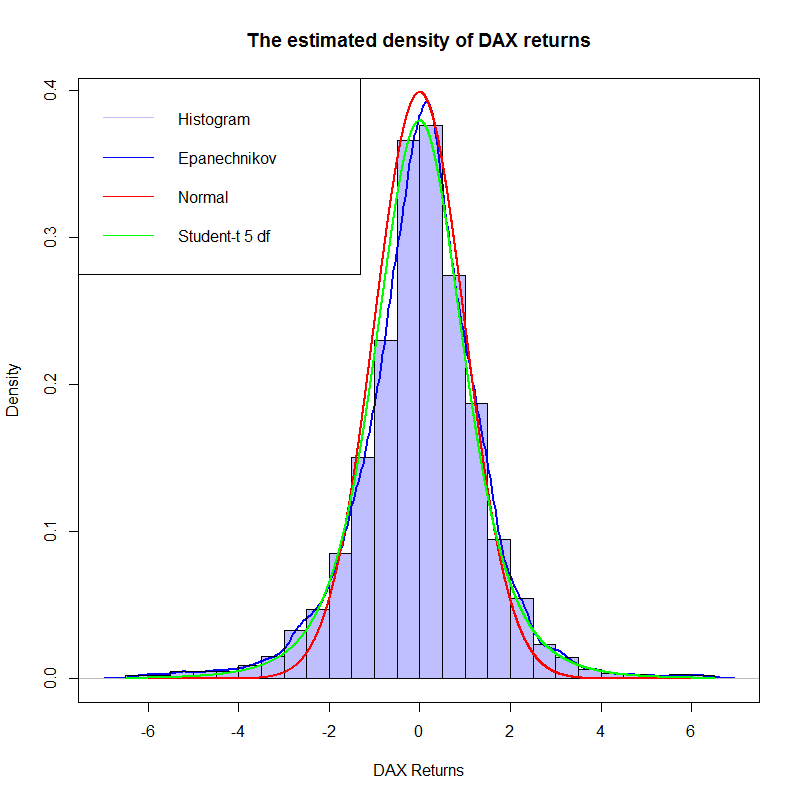

Here is the R script that generated this plot:
rm(list = ls(all = TRUE))
#setwd("C:/...") # please change your working directory
d         = read.csv("COPdax140624.csv") # pls download the pertinent data set.
DateInput = as.Date(d[, 1])
numOfDate = as.numeric(as.Date(c(DateInput)))
newDF     = data.frame(d, numOfDate)
sortNewDF = newDF[order(newDF[, 3]), ]
newDF2    = data.frame(sortNewDF, seq(1, length(newDF[, 3]),
                       length.out = length(newDF[, 3])))
Pt        = newDF[, 2]
P1        = Pt[ - length(Pt)]
P2        = Pt[ - 1]
DAXreturn = log(P1/P2)
DAXreturn = data.frame(DAXreturn, length(DAXreturn) : 1)
DAXreturn = DAXreturn[order(DAXreturn[, 2]), ]
DAXreturn = DAXreturn[, 1] * 100
r         = DAXreturn[ - which(DAXreturn >= 6.5 | DAXreturn <= - 6.5)]

# kernel density,  normal samples and t samples
epaDensity = density(r, bw = "nrd0", kernel = c("epanechnikov"))
dNorm = dnorm(seq(-6.5, 6.5, length.out = length(r)), mean = 0, sd = 1)
dT = dt(seq(-6.5, 6.5, length.out = length(r)), df = 5)		

# do plot
hist1 = hist(r, prob = TRUE, 12, main = "Histogram of DAX Return", 
             col = "lightblue", freq = F, breaks = 24) 

# kernel density estimation
plot(epaDensity, col = "Blue", lwd = 2, xlab = "DAX Returns", ylab = "Density", 
     main = "The estimated density of DAX returns")
plot(hist1, col = rgb(0, 0, 1, 1/4), xlim = c(-6, 6), 
     freq = F, add = T) 
lines(seq(-6.5, 6.5, length.out = length(r)), dNorm, 
      col = "Red", lwd = 2)
lines(seq(-6.5, 6.5, length.out = length(r)), dT,  
      col = "Green", lwd = 2)
legend("topleft", c("Histogram", "Epanechnikov", "Normal", "Student-t 5 df"),
       lty = 1, col = c(rgb(0, 0, 1, 1/4), "Blue", "Red", "Green"))
box()
